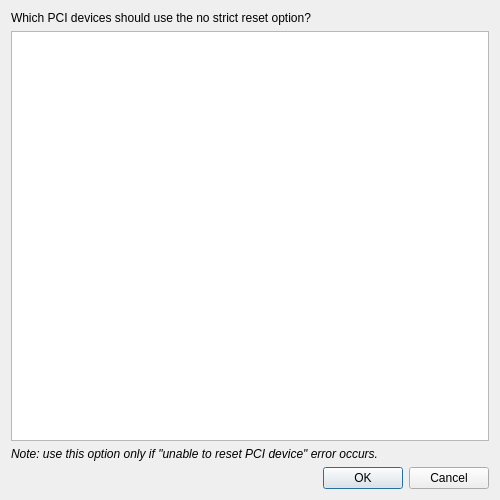
<?xml version="1.0" encoding="UTF-8"?>
<ui version="4.0">
 <class>Dialog</class>
 <widget class="QDialog" name="Dialog">
  <property name="geometry">
   <rect>
    <x>0</x>
    <y>0</y>
    <width>500</width>
    <height>500</height>
   </rect>
  </property>
  <property name="windowTitle">
   <string>Select devices</string>
  </property>
  <layout class="QGridLayout" name="gridLayout">
   <item row="0" column="0">
    <widget class="QLabel" name="label">
     <property name="text">
      <string>Which PCI devices should use the no strict reset option?</string>
     </property>
    </widget>
   </item>
   <item row="1" column="0">
    <widget class="QListWidget" name="device_list">
     <property name="selectionMode">
      <enum>QAbstractItemView::MultiSelection</enum>
     </property>
    </widget>
   </item>
   <item row="2" column="0">
    <widget class="QLabel" name="label_2">
     <property name="font">
      <font>
       <italic>true</italic>
      </font>
     </property>
     <property name="text">
      <string>Note: use this option only if &quot;unable to reset PCI device&quot; error occurs. </string>
     </property>
     <property name="wordWrap">
      <bool>true</bool>
     </property>
    </widget>
   </item>
   <item row="3" column="0">
    <widget class="QDialogButtonBox" name="buttonBox">
     <property name="orientation">
      <enum>Qt::Horizontal</enum>
     </property>
     <property name="standardButtons">
      <set>QDialogButtonBox::Cancel|QDialogButtonBox::Ok</set>
     </property>
    </widget>
   </item>
  </layout>
 </widget>
 <tabstops>
  <tabstop>device_list</tabstop>
  <tabstop>buttonBox</tabstop>
 </tabstops>
 <resources/>
 <connections>
  <connection>
   <sender>buttonBox</sender>
   <signal>accepted()</signal>
   <receiver>Dialog</receiver>
   <slot>accept()</slot>
   <hints>
    <hint type="sourcelabel">
     <x>248</x>
     <y>254</y>
    </hint>
    <hint type="destinationlabel">
     <x>157</x>
     <y>274</y>
    </hint>
   </hints>
  </connection>
  <connection>
   <sender>buttonBox</sender>
   <signal>rejected()</signal>
   <receiver>Dialog</receiver>
   <slot>reject()</slot>
   <hints>
    <hint type="sourcelabel">
     <x>316</x>
     <y>260</y>
    </hint>
    <hint type="destinationlabel">
     <x>286</x>
     <y>274</y>
    </hint>
   </hints>
  </connection>
 </connections>
</ui>
